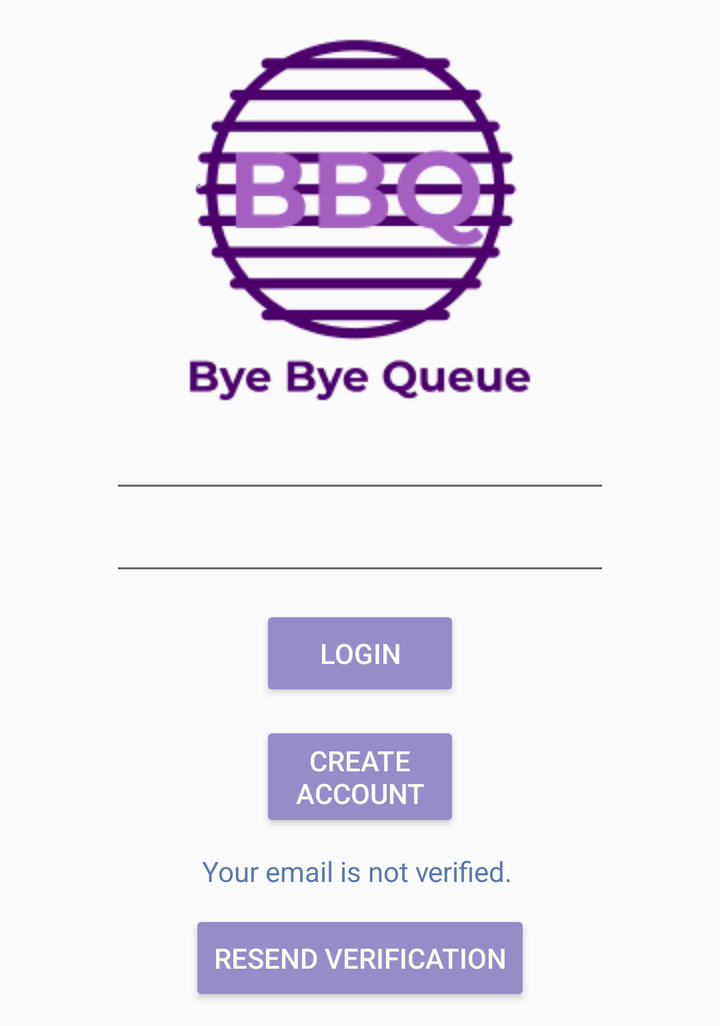
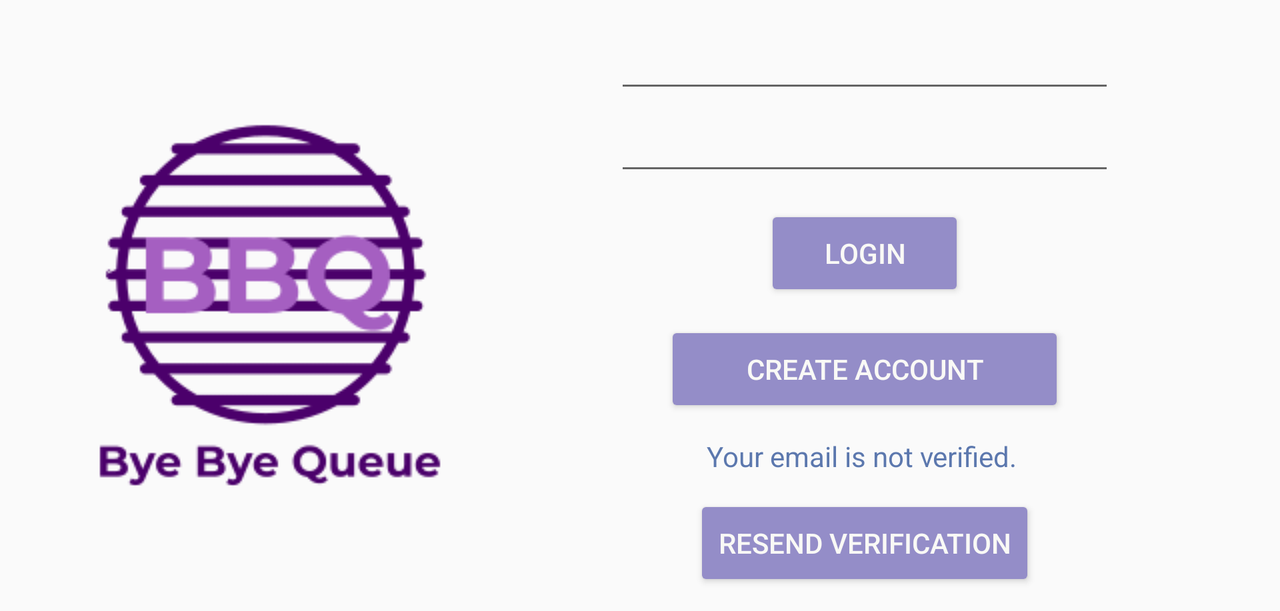

One screen, two layout resources from the same app: the default and the repository's alternative for another configuration. Each is rendered where Android would select it; the XML of both is given below.
<!-- AndroidManifest.xml: application theme AppTheme -->
<!-- res/layout/activity_splash_login.xml -->
<?xml version="1.0" encoding="utf-8"?>
<LinearLayout xmlns:android="http://schemas.android.com/apk/res/android"
    xmlns:app="http://schemas.android.com/apk/res-auto"
    xmlns:tools="http://schemas.android.com/tools"
    android:layout_margin="10dp"
    android:layout_width="match_parent"
    android:layout_gravity="center"
    android:id="@+id/splash"
    android:layout_height="wrap_content"
    android:orientation="vertical"
    tools:context=".SplashLogin">

    <ImageView
        android:id="@+id/imageView2"
        android:layout_width="match_parent"
        android:layout_height="wrap_content"
        app:srcCompat="@drawable/bbqlogo" />

    <EditText
        android:id="@+id/LoginEmail"
        style="@style/splash_login_editText"
        android:layout_height="wrap_content"
        android:inputType="textEmailAddress"
        />

    <EditText
        android:id="@+id/LoginPassword"
        style="@style/splash_login_editText"
        android:layout_height="wrap_content"
        android:inputType="textPassword"
        />

    <Button
        android:id="@+id/btnMainLogin"
        style="@style/splash_login_btn"
        android:layout_height="wrap_content"
        android:onClick="login"
        android:text="@string/MainLogin"
        app:layout_constraintBottom_toTopOf="@+id/btnRegister"
        app:layout_constraintStart_toStartOf="@+id/btnRegister" />



    <Button
        android:id="@+id/btnRegister"
        style="@style/splash_login_btn"
        android:layout_height="wrap_content"
        android:onClick="register"
        android:text="@string/rgstrBtn"
        app:layout_constraintBottom_toBottomOf="parent"
        app:layout_constraintEnd_toEndOf="parent"
        app:layout_constraintStart_toStartOf="parent"
        app:layout_constraintTop_toTopOf="parent"
        app:layout_constraintVertical_bias="0.295" />
]
    <TextView
        android:id="@+id/textView10"
        android:layout_gravity="center"
        android:gravity="center"
        android:layout_marginTop="10dp"
        android:textColor="@color/BBQBumbyBlue"
        android:layout_width="match_parent"
        android:layout_height="wrap_content"
        android:text="@string/VerificationWarn" />

    <Button
        android:layout_marginTop="10dp"
        android:id="@+id/btnResendVeri"
        android:layout_gravity="center"
        style="@style/themedBtn"
        android:layout_width="wrap_content"
        android:layout_height="wrap_content"
        android:onClick="sendVerification"
        android:text="@string/ResendVeri"
        app:layout_constraintBottom_toBottomOf="parent"
        app:layout_constraintEnd_toEndOf="parent"
        app:layout_constraintStart_toStartOf="parent"
        app:layout_constraintTop_toTopOf="parent"
        app:layout_constraintVertical_bias="0.295" />


</LinearLayout>
<!-- resources referenced by this layout -->
<resources>
  <color name="BBQBumbyBlue">#5C78AE</color>
  <!-- drawable bbqlogo: png bitmap (drawable-v24, 10212 bytes) -->
  <string name="MainLogin">Login</string>
  <string name="ResendVeri">Resend Verification</string>
  <string name="VerificationWarn">"Your email is not verified. "</string>
  <string name="rgstrBtn">CREATE ACCOUNT</string>
  <style name="splash_login_btn" parent="themedBtn">
          <item name="android:layout_width">100dp</item>
          <item name="android:layout_gravity">center</item>
          <item name="android:layout_marginTop">10dp</item>
      </style>
  <style name="splash_login_editText">
          <item name="android:layout_width">250dp</item>
          <item name="android:ems">10</item>
          <item name="android:layout_gravity">center</item>
      </style>
  <style name="themedBtn">
          <item name="android:textColor">@color/BBQWhite</item>
          <item name="android:backgroundTint">@color/BBQPastelPurp</item>
      </style>
  <style name="AppTheme" parent="Theme.AppCompat.Light.NoActionBar">
          
          <item name="colorPrimary">@color/colorPrimary</item>
          <item name="colorPrimaryDark">@color/colorPrimaryDark</item>
          <item name="colorAccent">@color/colorAccent</item>
      </style>
  <color name="BBQWhite">#F9F9F6</color>
  <color name="BBQPastelPurp">#948DC8</color>
  <color name="colorPrimary">#6200EE</color>
  <color name="colorPrimaryDark">#3700B3</color>
  <color name="colorAccent">#03DAC5</color>
</resources>
<!-- res/layout-land/activity_splash_login.xml (the repository's variant of the layout above) -->
<!-- drawn on the phone turned sideways -->
<?xml version="1.0" encoding="utf-8"?>
<LinearLayout xmlns:android="http://schemas.android.com/apk/res/android"
    xmlns:app="http://schemas.android.com/apk/res-auto"
    xmlns:tools="http://schemas.android.com/tools"
    android:layout_margin="10dp"
    android:layout_width="match_parent"
    android:layout_gravity="center"
    android:id="@+id/splash"
    android:layout_height="wrap_content"
    android:orientation="horizontal"
    tools:context=".SplashLogin">

<LinearLayout android:layout_height="wrap_content"
    android:layout_width="wrap_content"
    android:paddingLeft="25dp"
    android:layout_gravity="center">
    <ImageView
        android:id="@+id/imageView2"
        android:layout_width="match_parent"
        android:layout_height="wrap_content"
        app:srcCompat="@drawable/bbqlogo" />
</LinearLayout>
    <LinearLayout android:orientation="vertical"
        android:layout_height="wrap_content"
        android:layout_width="match_parent">
    <EditText
        android:id="@+id/LoginEmail"
        style="@style/splash_login_editText"
        android:layout_height="wrap_content"
        android:inputType="textEmailAddress"
        />

    <EditText
        android:id="@+id/LoginPassword"
        style="@style/splash_login_editText"
        android:layout_height="wrap_content"
        android:inputType="textPassword"
        />

    <Button
        android:id="@+id/btnMainLogin"
        android:layout_height="wrap_content"
        android:onClick="login"
        android:text="@string/MainLogin"
        style="@style/splash_login_btn"
        app:layout_constraintBottom_toTopOf="@+id/btnRegister"
        app:layout_constraintStart_toStartOf="@+id/btnRegister" />



    <Button
        style="@style/splash_login_btn"
        android:id="@+id/btnRegister"
        android:layout_width="200dp"
        android:layout_height="wrap_content"
        android:onClick="register"
        android:text="@string/rgstrBtn"
        app:layout_constraintBottom_toBottomOf="parent"
        app:layout_constraintEnd_toEndOf="parent"
        app:layout_constraintStart_toStartOf="parent"
        app:layout_constraintTop_toTopOf="parent"
        app:layout_constraintVertical_bias="0.295" />

    <TextView
        android:id="@+id/textView10"
        android:layout_gravity="center"
        android:gravity="center"
        android:layout_marginTop="10dp"
        android:textColor="@color/BBQBumbyBlue"
        android:layout_width="match_parent"
        android:layout_height="wrap_content"
        android:text="@string/VerificationWarn" />

    <Button
        android:id="@+id/btnResendVeri"
        style="@style/splash_login_btn"
        android:layout_width="wrap_content"
        android:layout_height="wrap_content"
        android:onClick="sendVerification"
        android:text="@string/ResendVeri"
        app:layout_constraintBottom_toBottomOf="parent"
        app:layout_constraintEnd_toEndOf="parent"
        app:layout_constraintStart_toStartOf="parent"
        app:layout_constraintTop_toTopOf="parent"
        app:layout_constraintVertical_bias="0.295" />

    </LinearLayout>
</LinearLayout>
<!-- resources referenced by the variant -->
<!-- as the phone turned sideways resolves them -->
<resources>
  <color name="BBQBumbyBlue">#5C78AE</color>
  <!-- drawable bbqlogo: png bitmap (drawable-v24, 10212 bytes) -->
  <string name="MainLogin">Login</string>
  <string name="ResendVeri">Resend Verification</string>
  <string name="VerificationWarn">"Your email is not verified. "</string>
  <string name="rgstrBtn">CREATE ACCOUNT</string>
  <style name="splash_login_btn" parent="themedBtn">
          <item name="android:layout_width">100dp</item>
          <item name="android:layout_gravity">center</item>
          <item name="android:layout_marginTop">10dp</item>
      </style>
  <style name="splash_login_editText">
          <item name="android:layout_width">250dp</item>
          <item name="android:ems">10</item>
          <item name="android:layout_gravity">center</item>
      </style>
  <style name="AppTheme" parent="Theme.AppCompat.Light.NoActionBar">
          
          <item name="colorPrimary">@color/colorPrimary</item>
          <item name="colorPrimaryDark">@color/colorPrimaryDark</item>
          <item name="colorAccent">@color/colorAccent</item>
      </style>
  <style name="themedBtn">
          <item name="android:textColor">@color/BBQWhite</item>
          <item name="android:backgroundTint">@color/BBQPastelPurp</item>
      </style>
  <color name="colorPrimary">#6200EE</color>
  <color name="colorPrimaryDark">#3700B3</color>
  <color name="colorAccent">#03DAC5</color>
  <color name="BBQWhite">#F9F9F6</color>
  <color name="BBQPastelPurp">#948DC8</color>
</resources>
